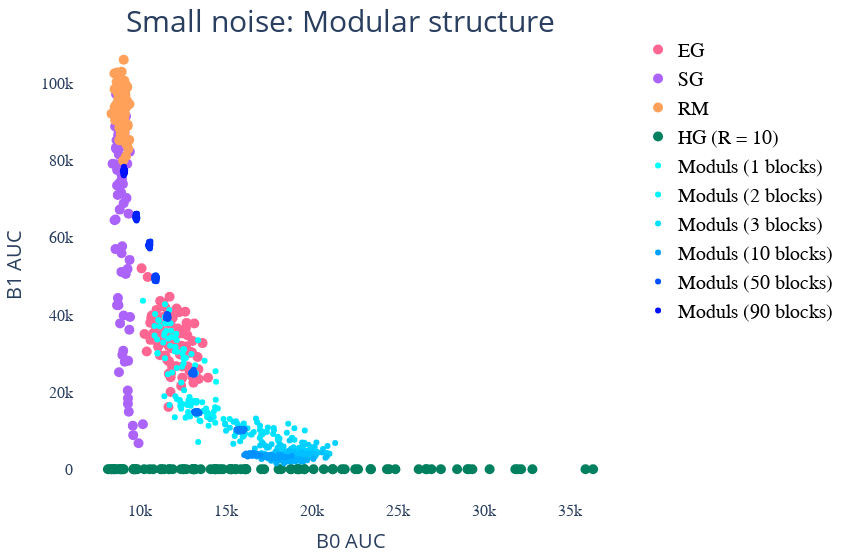

Notebook code for this chart:
### Code cell
fig = go.Figure()

fig.add_trace(go.Scatter(
    x = points_ED[0], 
    y = points_ED[1],
    mode='markers', 
    showlegend = True,
    marker={
       'size': 10,
       'color' : colorSet['ED']
    },
    name="EG"        
    ))
fig.add_trace(go.Scatter(
    x = points_SD_diffLen[0], 
    y = points_SD_diffLen[1],
    mode='markers', 
    showlegend = True,
    marker={
       'size': 10,
       'color' : colorSet['SD']
    },
    name="SG"
    ))
fig.add_trace(go.Scatter(
    x = points_RG[0], 
    y = points_RG[1],
    mode='markers', 
    showlegend = True,
    marker={
       'size': 10,
       'color' : colorSet['RG']
    },
    name="RM"
    ))


fig.add_trace(go.Scatter(
    x = points_HD_R10[0], 
    y = points_HD_R10[1],
    mode='markers', 
    showlegend = True,
    marker={
       'size': 10,
       'color' : colorSet['HD_R10']
    },
    name="HG (R = 10)"
    ))        


showLegendList = [1, 2, 3, 10, 50, 90]
lineList = [] #[1, 3, 10]
for iBl in range(len(N_betti_moduls)):
    if numModuls[iBl] in lineList:
        showLegend = True
        lineView = dict(width=1, color='DarkSlateGrey')
    elif numModuls[iBl] in showLegendList:
        showLegend = True
        lineView = dict()
    else:
        showLegend = False
        lineView = dict()
    fig.add_trace(go.Scatter(
        x = points_moduls_smallNoise[iBl][0],
        y = points_moduls_smallNoise[iBl][1],
        mode = 'markers',
        showlegend = showLegend, 
        marker = {
        'size': 6,
        'color' : 'rgb(0, ' + str( 256 - np.int(np.round(iBl/len(N_betti_moduls)*255)) ) + ', 255)',
        'line' : lineView
        },
        name = "Moduls (" + str(numModuls[iBl]) + ' blocks)'
    ))



fig.update_layout(
    paper_bgcolor = "white",
    plot_bgcolor = "white",
    width=850,
    margin=dict(r=50, b=50, l=20, t=30),
    title = go.layout.Title(
        text = "Small noise: Modular structure ",
        font = dict(size = 30),
        x = 0.4,
        y = 0.98,
        xanchor = 'center',
        yanchor = 'top'
    ),
)

fig.update_layout(
    legend=dict(
        # x=0,
        # y=1,
        # traceorder="reversed",
        title_font_family="Times New Roman",
        font=dict(
            family="Courier",
            size=20,
            color="black"
        ),
        bgcolor = "white"
    ),
    xaxis=dict(
        showline=False,
        showgrid=False,
        showticklabels=True,
        title = 'B0 AUC',
        titlefont = dict(size = 20),
        tickfont = dict(
            family = 'Courier',
            size = 16,
        ),
        # range=(8000, 20000),
    ),
    yaxis=dict(
        showgrid=False,
        zeroline=False,
        showline=False,
        showticklabels=True,
        title = 'B1 AUC',
        titlefont = dict(size = 20),
        tickfont=dict(
            family = 'Courier',
            size = 16,
        ),
    ),
)


fig.show()
# fig.write_image('test.png')
